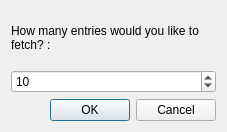
<ui version="4.0" >
 <class>EntriesCount</class>
 <widget class="QDialog" name="EntriesCount" >
  <property name="geometry" >
   <rect>
    <x>0</x>
    <y>0</y>
    <width>227</width>
    <height>132</height>
   </rect>
  </property>
  <property name="windowTitle" >
   <string>How many?</string>
  </property>
  <layout class="QGridLayout" name="gridLayout" >
   <item row="2" column="0" >
    <widget class="QDialogButtonBox" name="buttonBox" >
     <property name="orientation" >
      <enum>Qt::Horizontal</enum>
     </property>
     <property name="standardButtons" >
      <set>QDialogButtonBox::Cancel|QDialogButtonBox::Ok</set>
     </property>
     <property name="centerButtons" >
      <bool>false</bool>
     </property>
    </widget>
   </item>
   <item row="0" column="0" >
    <widget class="QLabel" name="label" >
     <property name="text" >
      <string>How many entries would you like to fetch? :</string>
     </property>
     <property name="wordWrap" >
      <bool>true</bool>
     </property>
    </widget>
   </item>
   <item row="1" column="0" >
    <widget class="QSpinBox" name="spnCount" >
     <property name="minimum" >
      <number>1</number>
     </property>
     <property name="maximum" >
      <number>50</number>
     </property>
     <property name="value" >
      <number>10</number>
     </property>
    </widget>
   </item>
  </layout>
  <zorder>buttonBox</zorder>
  <zorder>label</zorder>
  <zorder>spnCount</zorder>
 </widget>
 <resources/>
 <connections>
  <connection>
   <sender>buttonBox</sender>
   <signal>accepted()</signal>
   <receiver>EntriesCount</receiver>
   <slot>accept()</slot>
   <hints>
    <hint type="sourcelabel" >
     <x>248</x>
     <y>254</y>
    </hint>
    <hint type="destinationlabel" >
     <x>157</x>
     <y>274</y>
    </hint>
   </hints>
  </connection>
  <connection>
   <sender>buttonBox</sender>
   <signal>rejected()</signal>
   <receiver>EntriesCount</receiver>
   <slot>reject()</slot>
   <hints>
    <hint type="sourcelabel" >
     <x>316</x>
     <y>260</y>
    </hint>
    <hint type="destinationlabel" >
     <x>286</x>
     <y>274</y>
    </hint>
   </hints>
  </connection>
 </connections>
</ui>
